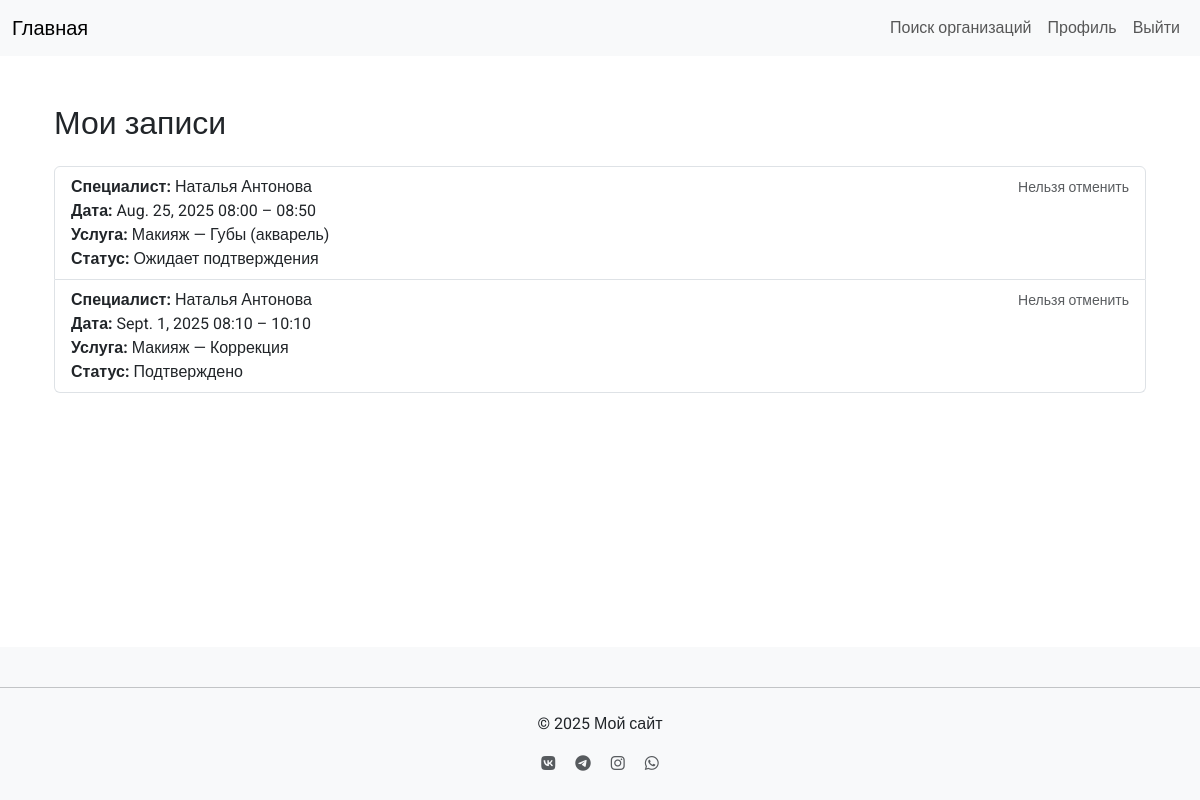
The app's page /booking/my-appointments/ (signed in), older data.
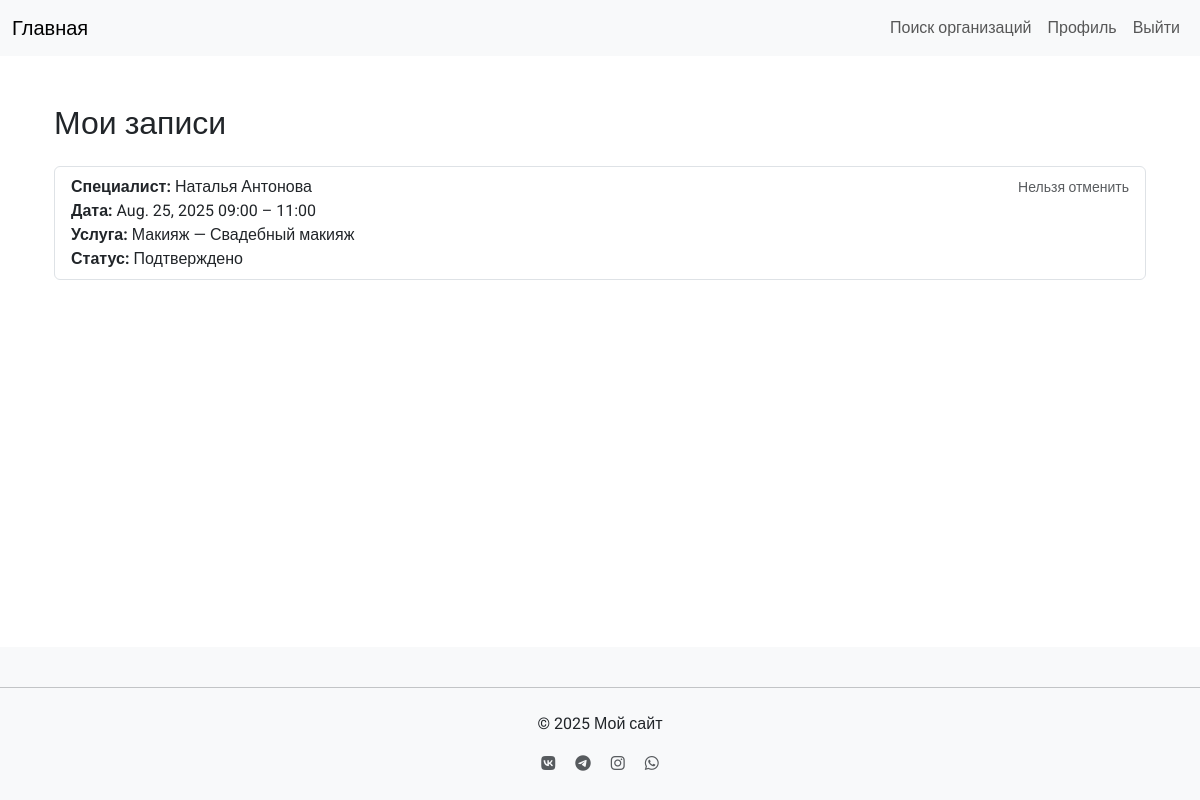
The same page, newer data.
### booking/models.py (models this page shows, shortened)
class Appointment(models.Model):
    STATUS_PENDING = 'pending'
    STATUS_CONFIRMED = 'confirmed'
    STATUS_CANCELLED = 'cancelled'
    STATUS_CHOICES = [
        (STATUS_PENDING, 'Ожидает подтверждения'),
        (STATUS_CONFIRMED, 'Подтверждено'),
        (STATUS_CANCELLED, 'Отменено'),
    ]
    client = models.ForeignKey(ClientProfile, on_delete=models.CASCADE, related_name='appointments')
    specialist = models.ForeignKey(Specialist, on_delete=models.CASCADE, related_name='appointments')
    availability = models.ForeignKey(Availability, on_delete=models.CASCADE, related_name='appointments')
    service = models.ForeignKey(ServicePrice, on_delete=models.SET_NULL, null=True, blank=True, verbose_name='Услуга')
    notes = models.TextField(blank=True, verbose_name='Заметки')
    created_at = models.DateTimeField(auto_now_add=True)
    status = models.CharField(max_length=20, choices=STATUS_CHOICES, default=STATUS_PENDING)
    class Meta:
        verbose_name = 'Запись'
        verbose_name_plural = 'Записи'
        ordering = ['availability__date', 'availability__start_time']

class Availability(models.Model):
    specialist = models.ForeignKey(Specialist, on_delete=models.CASCADE, related_name='availabilities')
    date = models.DateField(verbose_name='Дата')
    start_time = models.TimeField(verbose_name='Начало')
    end_time = models.TimeField(verbose_name='Конец')
    service = models.ForeignKey(ServicePrice, on_delete=models.SET_NULL, null=True, blank=True, verbose_name='Услуга')
    created_at = models.DateTimeField(auto_now_add=True)
    class Meta:
        verbose_name = 'Доступное время'
        verbose_name_plural = 'Доступные времена'
        unique_together = ['specialist', 'date', 'start_time']
        ordering = ['date', 'start_time']

### showcase/models.py (models this page shows)
class Specialist(models.Model):
    showcase = models.ForeignKey(Showcase, on_delete=models.CASCADE, related_name='specialists')
    first_name = models.CharField("Имя", max_length=150)
    last_name = models.CharField("Фамилия", max_length=150, blank=True)
    position = models.CharField("Должность", max_length=150, blank=True)
    photo = models.ImageField("Фото", upload_to='showcase/specialists/', blank=True, null=True)
    phone = models.CharField("Телефон", max_length=30, blank=True)
    bio = models.TextField("О специалисте", blank=True)
    is_active = models.BooleanField("Показывать на витрине", default=True)
    order = models.PositiveIntegerField("Порядок (меньше — выше)", default=100)
    services = models.ManyToManyField(ServicePrice, blank=True, related_name='specialists', verbose_name='Услуги')
    created_at = models.DateTimeField("Создан", default=timezone.now)
    updated_at = models.DateTimeField("Обновлён", auto_now=True)
    class Meta:
        verbose_name = "Специалист"
        verbose_name_plural = "Специалисты"
        ordering = ['order', 'last_name', 'first_name']
    def __str__(self):
        return f"{self.first_name} {self.last_name}".strip()

### accounts/models.py (models this page shows, shortened)
class ServicePrice(models.Model):
    workshop = models.ForeignKey(WorkshopProfile, on_delete=models.CASCADE, related_name='service_prices')
    activity_area = models.ForeignKey(ActivityArea, on_delete=models.CASCADE, verbose_name='Сфера деятельности')
    service_name = models.CharField(max_length=100, verbose_name='Название услуги')
    price = models.DecimalField(max_digits=10, decimal_places=2, verbose_name='Цена')
    duration = models.CharField(max_length=50, blank=True, verbose_name='Длительность')
    class Meta:
        verbose_name = 'Цена услуги'
        verbose_name_plural = 'Цены услуг'

class ActivityArea(models.Model):
    CATEGORY_CHOICES = [
        ('hair', 'Уход за волосами'),
        ('nails', 'Ногтевой сервис'),
        ('cosmetology', 'Косметология'),
        ('makeup', 'Макияж'),
        ('brows_lashes', 'Уход за бровями и ресницами'),
        ('epilation', 'Эпиляция и депиляция'),
        ('body', 'Массаж и уход за телом'),
        ('tattoo_piercing', 'Тату и пирсинг'),
        ('styling', 'Стилистика и имидж'),
        ('kids', 'Детская бьюти-сфера'),
        ('alternative', 'Альтернативные направления'),
        ('education', 'Обучение и менторство'),
    ]
    name = models.CharField(max_length=100, verbose_name='Название')
    code = models.CharField(max_length=30, unique=True, verbose_name='Код')
    category = models.CharField(max_length=30, choices=CATEGORY_CHOICES, verbose_name='Категория')
    class Meta:
        verbose_name = 'Сфера деятельности'
        verbose_name_plural = 'Сферы деятельности'

### booking/views.py (the view)
# urls.py: path('my-appointments/', views.client_my_appointments, name='client_my_appointments'),
@login_required
def client_my_appointments(request):
    try:
        client = request.user.clientprofile
    except ClientProfile.DoesNotExist:
        messages.error(request, "Клиентский профиль не найден.")
        return redirect('accounts:profile')
    appointments = client.appointments.all().order_by('availability__date', 'availability__start_time')
    return render(request, 'booking/client_my_appointments.html', {
        'appointments': appointments,
        'today': date.today().isoformat(),
    })

### accounts/context_processors.py (called while the page is built)
def user_type(request):
    if request.user.is_authenticated:
        try:
            request.user.workshopprofile
            return {'is_workshop': True, 'is_client': False}
        except WorkshopProfile.DoesNotExist:
            try:
                request.user.clientprofile
                return {'is_workshop': False, 'is_client': True}
            except ClientProfile.DoesNotExist:
                pass
    return {'is_workshop': False, 'is_client': False}

### booking/templates/booking/client_my_appointments.html (shortened to what this page needs)
{% extends 'base.html' %}
{% block content %}
<div class="container my-4">
  <h2>Мои записи</h2>
  {% if appointments %}
    <ul class="list-group">
      {% for appointment in appointments %}
        <li class="list-group-item d-flex justify-content-between align-items-start">
          <div>
            <div><strong>Специалист:</strong> {{ appointment.specialist }}</div>
            <div>
              <strong>Дата:</strong> {{ appointment.availability.date }}
              {{ appointment.availability.start_time|date:"H:i" }} – {{ appointment.availability.end_time|date:"H:i" }}
            </div>
            {% if appointment.service %}
              <div><strong>Услуга:</strong>
                {% if appointment.service.activity_area %}
                  {{ appointment.service.activity_area.get_category_display }} —
                {% endif %}
                {{ appointment.service.service_name }}
              </div>
            {% endif %}
            <div><strong>Статус:</strong> {{ appointment.get_status_display }}</div>
          </div>
          <div class="text-end">
            {% if appointment.status != 'cancelled' and appointment.availability.date >= today %}
              <a class="btn btn-sm btn-danger" href="{% url 'booking:client_cancel_appointment' pk=appointment.pk %}"
                 onclick="return confirm('Вы уверены, что хотите отменить запись?');">Отменить</a>
            {% else %}
              <span class="text-muted small">Нельзя отменить</span>
            {% endif %}
          </div>
        </li>
      {% endfor %}
    </ul>
  {% else %}
    <div class="alert alert-info">У вас пока нет записей.</div>
  {% endif %}
</div>
{% endblock %}

### templates/base.html (shortened to what this page needs)
<!DOCTYPE html>
{% load static %}
<html lang="ru">
<head>
    <link rel="stylesheet" href="https://cdn.jsdelivr.net/npm/bootstrap@5.3.0/dist/css/bootstrap.min.css">
    <link rel="stylesheet" href="https://cdn.jsdelivr.net/npm/@fortawesome/fontawesome-free@6.4.0/css/all.min.css">
    <link rel="stylesheet" href="{% static 'css/style.css' %}">
</head>
<body>
    <header>
        <nav class="navbar navbar-expand-lg navbar-light bg-light">
            <div class="container-fluid">
                <a class="navbar-brand" href="{% url 'main:home' %}">Главная</a>
                <div class="collapse navbar-collapse" id="navbarNav">
                    <ul class="navbar-nav ms-auto">
                        <li class="nav-item">
                            <a class="nav-link" href="{% url 'search:search' %}">Поиск организаций</a>
                        </li>
                        {% if user.is_authenticated %}
                            <li class="nav-item">
                                <a class="nav-link" href="{% url 'accounts:profile' %}">Профиль</a>
                            </li>
                            <li class="nav-item">
                                <a class="nav-link" href="{% url 'accounts:logout' %}">Выйти</a>
                            </li>
                        {% endif %}
                    </ul>
                </div>
            </div>
        </nav>
    </header>
    <main class="container mt-4">
        {% block content %}{% endblock %}
    </main>
    <footer class="text-center mt-5 py-4 bg-light">
        <hr class="mb-4">
        <div class="container">
            <div class="row">
                <div class="col-md-12">
                    <p class="mb-0">© 2025 Мой сайт</p>
                    <div class="mt-3">
                        <a href="#" class="text-muted me-3"><i class="fab fa-vk"></i></a>
                        <a href="#" class="text-muted me-3"><i class="fab fa-telegram"></i></a>
                        <a href="#" class="text-muted me-3"><i class="fab fa-instagram"></i></a>
                        <a href="#" class="text-muted"><i class="fab fa-whatsapp"></i></a>
                    </div>
                </div>
            </div>
        </div>
    </footer>
</body>
</html>

### static/css/style.css (style rules this page uses)
body { font-family: 'Roboto', sans-serif; display: flex; flex-direction: column; min-height: 100vh; }
main { flex: 1; }
h2 { margin-bottom: 1.5rem; }

Row changes from the older to the newer data that the page shows:
removed Appointment: specialist "Наталья Антонова", availability "Aug. 25, 2025", availability.start_time "08:00", availability.end_time "08:50", service.activity_area.category "Макияж", service.service_name "Губы (акварель)", status "Ожидает подтверждения", shows "Нельзя отменить"
removed Appointment: specialist "Наталья Антонова", availability "Sept. 1, 2025", availability.start_time "08:10", availability.end_time "10:10", service.activity_area.category "Макияж", service.service_name "Коррекция", status "Подтверждено", shows "Нельзя отменить"
added Appointment: specialist "Наталья Антонова", availability "Aug. 25, 2025", availability.start_time "09:00", availability.end_time "11:00", service.activity_area.category "Макияж", service.service_name "Свадебный макияж", status "Подтверждено", shows "Нельзя отменить"
